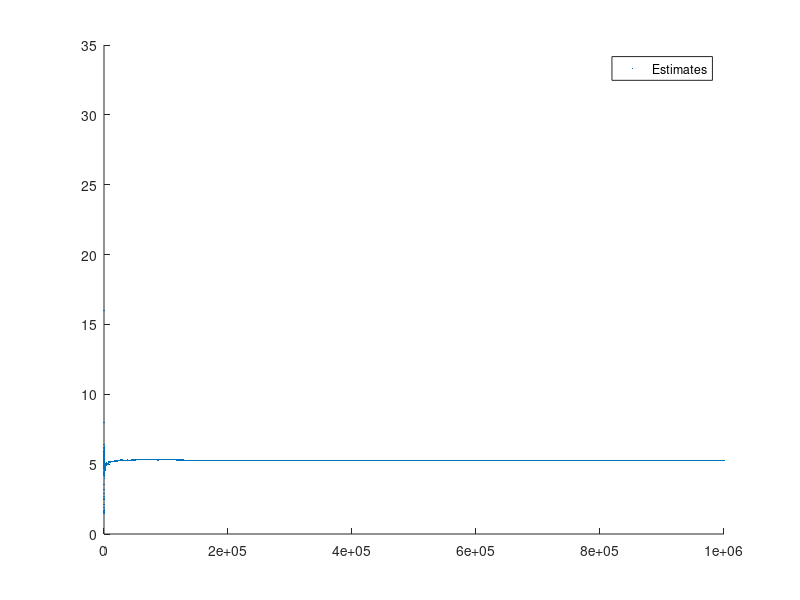

Recreate this plot in MATLAB. (Note: this script raises an error after producing the figure.)
%% Calculate Volume of d-dimensional ball
%%

close all
clear variables
clc


%% Parameters

ball_dimension = 5;
sample_size = 1e6;


%% Generate Random Values

random_coordinates = rand(sample_size, ball_dimension) * 2 - 1;
distance_from_center = sqrt(sum(random_coordinates.^2, 2));

is_in_ball = distance_from_center <= 1;


%% Volume Calculation

box_volume = 2^ball_dimension;
ball_volume_theor = ...
    pi^(0.5 * ball_dimension) / gamma(0.5 * ball_dimension + 1);

ball_volume_estimate = box_volume * mean(is_in_ball);


%% Show Estimate Convergence

sample_size_series = 1:sample_size;

ball_volume_estimate_series = ...
    box_volume * cumsum(is_in_ball(:)) ./ sample_size_series(:);

figure("Color", "white")
scatter(sample_size_series, ball_volume_estimate_series, ". black", ...
    "SizeData", 1, ...
    "DisplayName", "Estimates")

legend( ...
    "AutoUpdate","off", ...
    "Location", "best")

yline(ball_volume_theor, "-- red", ...
    "Label", "Theor. Result")

set(gca, "XScale", "log")
xlabel("Sample Size")
ylabel("Volume Estimate")
title("MC Ball Volume Calculation")

grid on
box on
